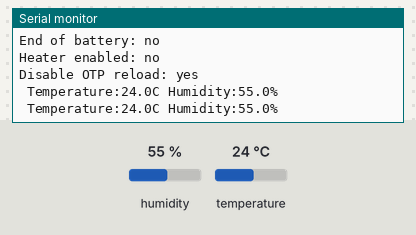
This sketch was run on a simulated Arduino Uno, built with avr-gcc and run on an emulated ATmega328P. Parts: the last lines printed to the serial monitor. Wiring (inferred from the names in the program): HTU21/Si7021 sensor at I2C address 0x40. Inputs (shaded band) come from the test bench; at power-on: humidity 55 %, temperature 24 °C.

Above: at 1.3 s.
1.4 s: humidity set to 22 %
At 2.7 s:
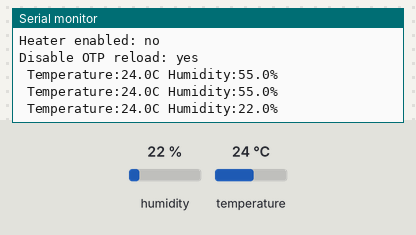
2.9 s: temperature set to 12 °C
At 3.7 s:
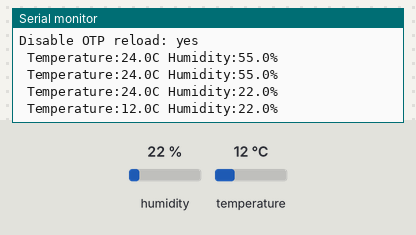
4.4 s: humidity set to 40 %
At 5.7 s:
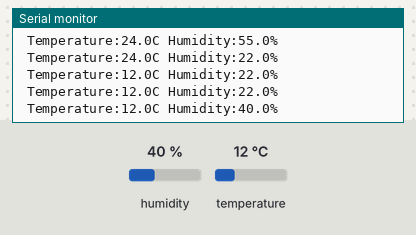
Timing chart, 0 to 7.4 s (numbered marks = the images above; inputs shaded):
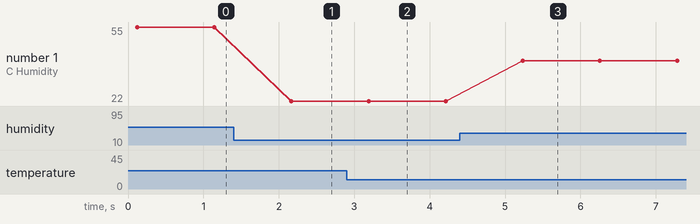

Measured:
- after the input at 1.4 s, the serial monitor: prints a new line after 0.77 s (image 1)
- after the input at 2.9 s, the serial monitor: prints a new line after 0.29 s (image 2)
- after the input at 4.4 s, the serial monitor: prints a new line after 0.84 s (image 3)
- plotted number 1: 55 → 22 after the input at 1.4 s, 22 → 40 after the input at 4.4 s

The sketch:

SHT20-temp-humid-sensor.ino
```cpp
//Temp sensor
//default i2c
// -SDA = D2
// -SCL = D1

#include <Wire.h>
#include "SHT20.h"
SHT20    sht20;
//Temp sensor
void setup()
{
    Serial.begin(115200);
    Serial.println("SHT20 Example!");
    sht20.initSHT20();                                  // Init SHT20 Sensor
    delay(100);
    sht20.checkSHT20();                                 // Check SHT20 Sensor
}

void loop()
{
    float humd = sht20.readHumidity();                  // Read Humidity
    float temp = sht20.readTemperature();               // Read Temperature
    Serial.print(" Temperature:");
    Serial.print(temp, 1);
    Serial.print("C");
    Serial.print(" Humidity:");
    Serial.print(humd, 1);
    Serial.print("%");
    Serial.println();
    delay(1000);
}
```

SHT20.cpp
```cpp
#include "SHT20.h"

void SHT20::initSHT20(TwoWire &wirePort)
{
    i2cPort = &wirePort;
    i2cPort->begin();
}

uint16_t SHT20::readValue(byte cmd)
{
    i2cPort->beginTransmission(SLAVE_ADDRESS);
    i2cPort->write(cmd);
    i2cPort->endTransmission();
    byte toRead;
    byte counter;
    for(counter = 0, toRead = 0 ; counter < MAX_COUNTER && toRead != 3; counter++){
        delay(DELAY_INTERVAL);
        toRead = i2cPort->requestFrom(SLAVE_ADDRESS, 3);
    }
    if(counter == MAX_COUNTER){
        return (ERROR_I2C_TIMEOUT);
    }
    byte msb, lsb, checksum;
    msb = i2cPort->read();
    lsb = i2cPort->read();
    checksum = i2cPort->read();
    uint16_t rawValue = ((uint16_t) msb << 8) | (uint16_t) lsb;
    if(checkCRC(rawValue, checksum) != 0){
        return (ERROR_BAD_CRC);
    }
    return rawValue & 0xFFFC;
}

float SHT20::readHumidity(void)
{
    uint16_t rawHumidity = readValue(TRIGGER_HUMD_MEASURE_NOHOLD);
    if(rawHumidity == ERROR_I2C_TIMEOUT || rawHumidity == ERROR_BAD_CRC){
        return(rawHumidity);
    }
    float tempRH = rawHumidity * (125.0 / 65536.0);
    float rh = tempRH - 6.0;
    return (rh);
}

float SHT20::readTemperature(void)
{
    uint16_t rawTemperature = readValue(TRIGGER_TEMP_MEASURE_NOHOLD);
    if(rawTemperature == ERROR_I2C_TIMEOUT || rawTemperature == ERROR_BAD_CRC){
        return(rawTemperature);
    }
    float tempTemperature = rawTemperature * (175.72 / 65536.0);
    float realTemperature = tempTemperature - 46.85;
    return (realTemperature);
}

void SHT20::setResolution(byte resolution)
{
    byte userRegister = readUserRegister();
    userRegister &= B01111110;
    resolution &= B10000001;
    userRegister |= resolution;
    writeUserRegister(userRegister);
}

byte SHT20::readUserRegister(void)
{
    byte userRegister;
    i2cPort->beginTransmission(SLAVE_ADDRESS);
    i2cPort->write(READ_USER_REG);
    i2cPort->endTransmission();
    i2cPort->requestFrom(SLAVE_ADDRESS, 1);
    userRegister = i2cPort->read();
    return (userRegister);
}

void SHT20::writeUserRegister(byte val)
{
    i2cPort->beginTransmission(SLAVE_ADDRESS);
    i2cPort->write(WRITE_USER_REG);
    i2cPort->write(val);
    i2cPort->endTransmission();
}

byte SHT20::checkCRC(uint16_t message_from_sensor, uint8_t check_value_from_sensor)
{
    uint32_t remainder = (uint32_t)message_from_sensor << 8;
    remainder |= check_value_from_sensor;
    uint32_t divsor = (uint32_t)SHIFTED_DIVISOR;
    for(int i = 0 ; i < 16 ; i++){
        if(remainder & (uint32_t)1 << (23 - i)){
            remainder ^= divsor;
        }
        divsor >>= 1;
    }
    return (byte)remainder;
}

void SHT20::showReslut(const char *prefix, int val)
{
    Serial.print(prefix);
    if(val){
        Serial.println("yes");
    }else{
        Serial.println("no");
    }
}

void SHT20::checkSHT20(void)
{
    byte reg = readUserRegister();
    showReslut("End of battery: ", reg & USER_REGISTER_END_OF_BATTERY);
    showReslut("Heater enabled: ", reg & USER_REGISTER_HEATER_ENABLED);
    showReslut("Disable OTP reload: ", reg & USER_REGISTER_DISABLE_OTP_RELOAD);
}
```

SHT20.h
```cpp
#ifndef SHT20_h
#define SHT20_h

#if defined(ARDUINO) && ARDUINO >= 100
 #include "Arduino.h"
#else
 #include "WProgram.h"
#endif
#include <Wire.h>

#define ERROR_I2C_TIMEOUT                     998
#define ERROR_BAD_CRC                         999
#define SLAVE_ADDRESS                         0x40
#define TRIGGER_TEMP_MEASURE_HOLD             0xE3
#define TRIGGER_HUMD_MEASURE_HOLD             0xE5
#define TRIGGER_TEMP_MEASURE_NOHOLD           0xF3
#define TRIGGER_HUMD_MEASURE_NOHOLD           0xF5
#define WRITE_USER_REG                        0xE6
#define READ_USER_REG                         0xE7
#define SOFT_RESET                            0xFE
#define USER_REGISTER_RESOLUTION_MASK         0x81
#define USER_REGISTER_RESOLUTION_RH12_TEMP14  0x00
#define USER_REGISTER_RESOLUTION_RH8_TEMP12   0x01
#define USER_REGISTER_RESOLUTION_RH10_TEMP13  0x80
#define USER_REGISTER_RESOLUTION_RH11_TEMP11  0x81
#define USER_REGISTER_END_OF_BATTERY          0x40
#define USER_REGISTER_HEATER_ENABLED          0x04
#define USER_REGISTER_DISABLE_OTP_RELOAD      0x02
#define MAX_WAIT                              100
#define DELAY_INTERVAL                        10
#define SHIFTED_DIVISOR                       0x988000
#define MAX_COUNTER                           (MAX_WAIT/DELAY_INTERVAL)

class SHT20
{
public:
    void     checkSHT20(void);
    void     setResolution(byte resBits);
    void     writeUserRegister(byte val);
    void     initSHT20(TwoWire &wirePort = Wire);
    void     showReslut(const char *prefix, int val);
    float    readHumidity(void);
    float    readTemperature(void);
    byte     readUserRegister(void);

private:
    TwoWire *i2cPort;
    byte     checkCRC(uint16_t message_from_sensor, uint8_t check_value_from_sensor);
    uint16_t readValue(byte cmd);
};

#endif
```
